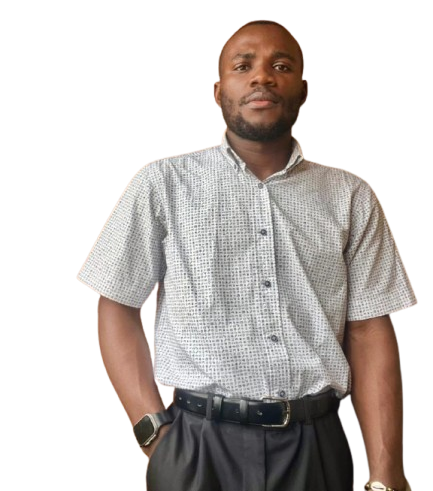
#> input picture entree/henri2.png, 433 x 491 px, found by its file name
$ python tp6_region_growing.py
#> lines starting #> are read from the running program, lines starting #| are printed output that depends on the picture; after the words box and inside, x2 and y2 are one past the last pixel; in counts of white or black regions, pixels touching at a corner belong together
"""
Region growing segmentation starting from a seed point.
"""
import numpy as np
from PIL import Image
import matplotlib.pyplot as plt
import os
from collections import deque


output_dir = 'Chap6/sortie'
if not os.path.exists(output_dir):
    os.makedirs(output_dir)


img = Image.open('entree/henri2.png').convert('L')
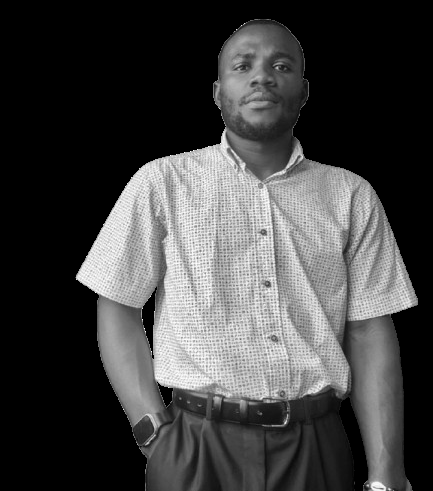
#> img: PIL image 433x491 L; min 0, max 255, mean 66.9
img_array = np.array(img).astype(np.int16)
H, W = img_array.shape
#> H = 491; W = 433


seed = (H // 2, W // 2)
#> seed = (245, 216)
tol = 20


visited = np.zeros((H, W), dtype=bool)
region = np.zeros((H, W), dtype=np.uint8)
queue = deque([seed])
visited[seed] = True
region[seed] = 255

initial_val = img_array[seed]
#> initial_val = 153
count = 1
running_mean = float(initial_val)
#> running_mean = 153

print(f"Applying Region Growing from seed {seed} with tolerance {tol}...")
#> (printed output is left out)


while queue:
    curr_x, curr_y = queue.popleft()


    for di in [-1, 0, 1]:
        for dj in [-1, 0, 1]:
            if di == 0 and dj == 0: continue
            ni, nj = curr_x + di, curr_y + dj

            if 0 <= ni < H and 0 <= nj < W and not visited[ni, nj]:

                if abs(img_array[ni, nj] - running_mean) < tol:
                    visited[ni, nj] = True
                    region[ni, nj] = 255
                    queue.append((ni, nj))

                    running_mean = (running_mean * count + img_array[ni, nj]) / (count + 1)
                    count += 1
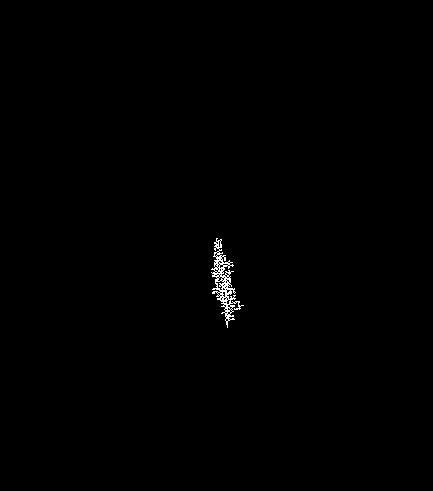
#> region: shape (491, 433); 0.36% white in thin lines or dots, all inside (x1, y1, x2, y2) = (211, 238, 244, 328)
#> after the loop, count = 759; running_mean = 158.8


output_path = os.path.join(output_dir, 'output_tp6_region_growing.png')
Image.fromarray(region).save(output_path)


plt.figure(figsize=(10, 5))

plt.subplot(1, 2, 1)
plt.imshow(img_array, cmap='gray')
plt.scatter(seed[1], seed[0], color='red', s=50, label='Seed')
plt.title('Original Image')
plt.legend()
plt.axis('off')

plt.subplot(1, 2, 2)
plt.imshow(region, cmap='gray')
plt.title('Grown Region')
plt.axis('off')

plt.suptitle('TP6: Region Growing Segmentation')
plt.tight_layout()
plt.show()
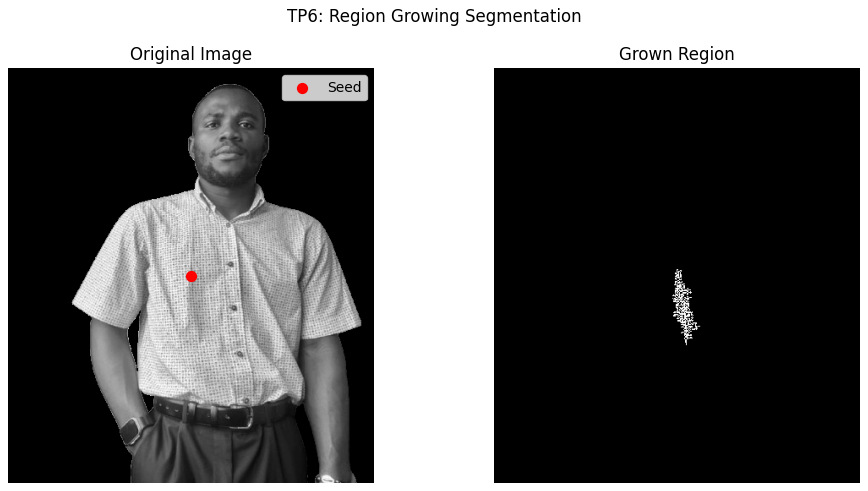
#> figure drawn by matplotlib, 2 panels

$ run again, with entree/henri1.png copied over entree/henri2.png
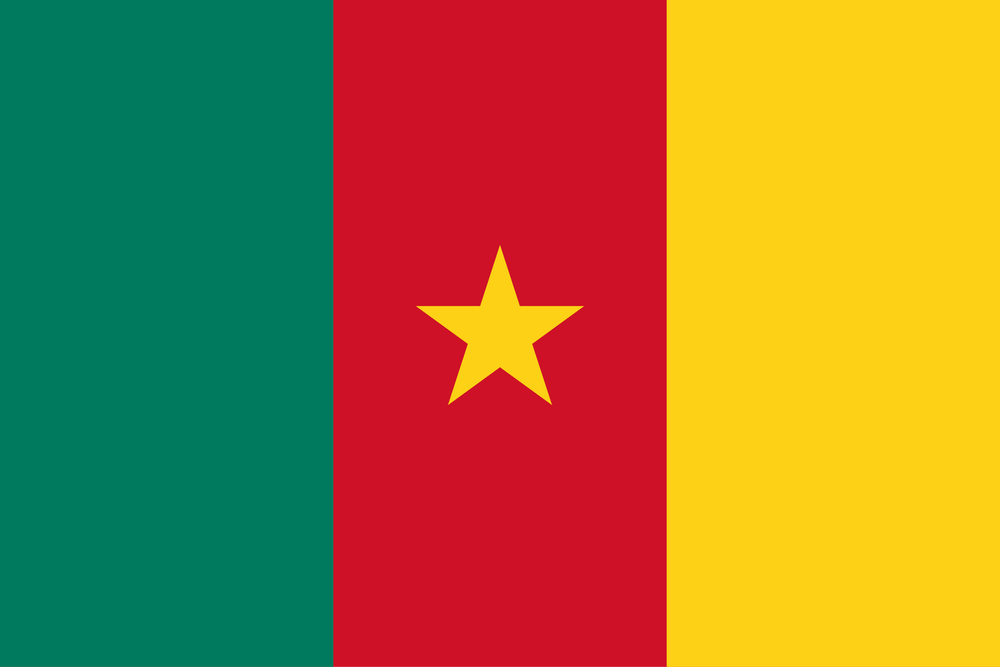
#> input picture entree/henri1.png, 1000 x 667 px, shrunk from 2560 x 1707 before the run, found by its file name
#> initial_val = 201
#> (printed output is left out)
#> after the loop `while queue:`:
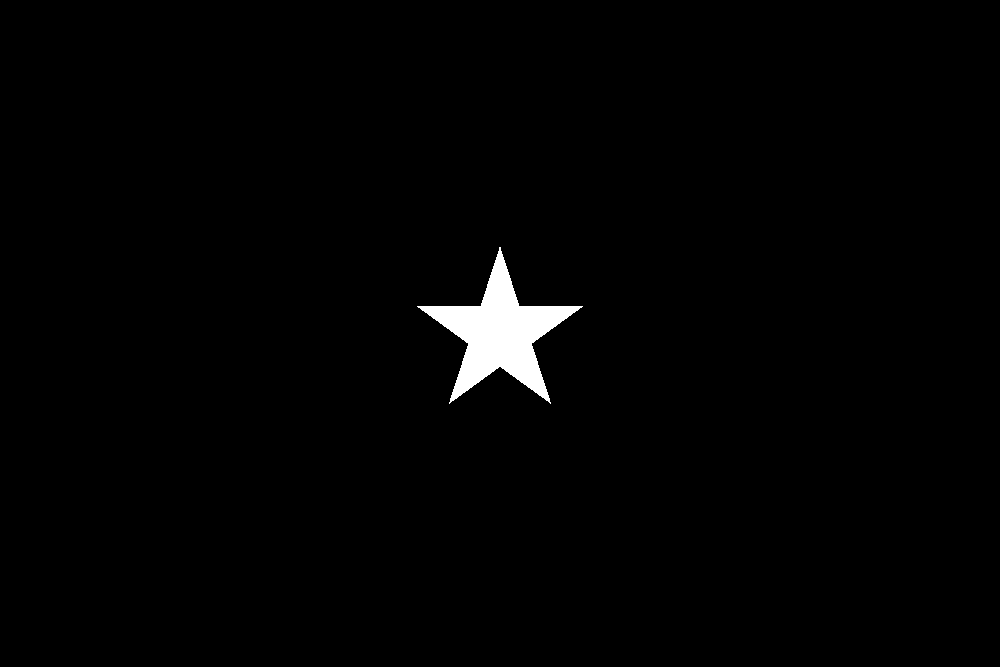
#> region: shape (667, 1000); 1.3% white; 1 white region, box (x1, y1, x2, y2) and area: (417, 247, 583, 404) 8643
#> after the loop `while queue:`: count = 8643; running_mean = 200.8
#> `plt.show()`:
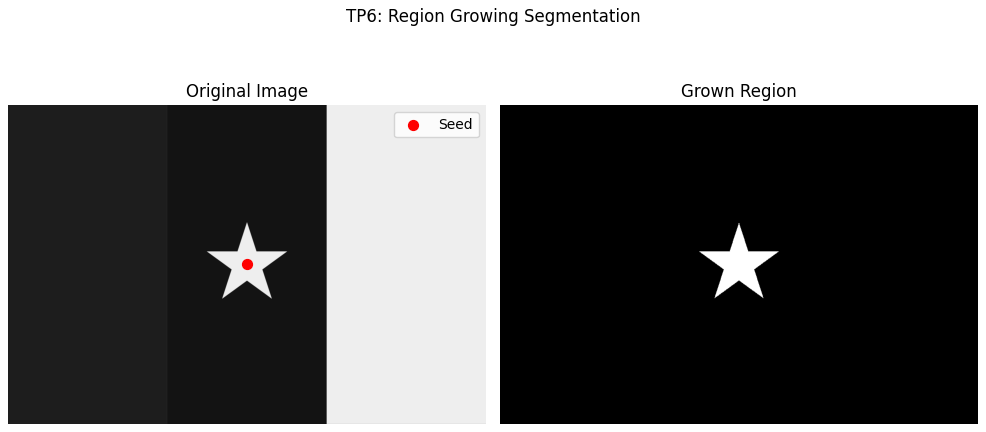
#> figure drawn by matplotlib, 2 panels

$ run again, with entree/henri3.png copied over entree/henri2.png
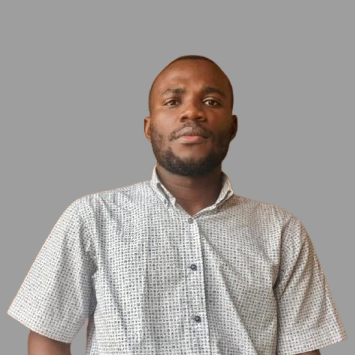
#> input picture entree/henri3.png, 355 x 355 px, found by its file name
#> initial_val = 120
#> (printed output is left out)
#> after the loop `while queue:`:
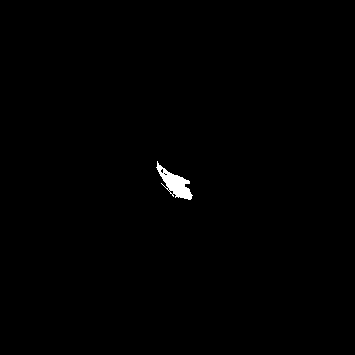
#> region: shape (355, 355); 0.45% white; 1 white region, box (x1, y1, x2, y2) and area: (156, 161, 193, 200) 573
#> after the loop `while queue:`: count = 573; running_mean = 106.6
#> `plt.show()`:
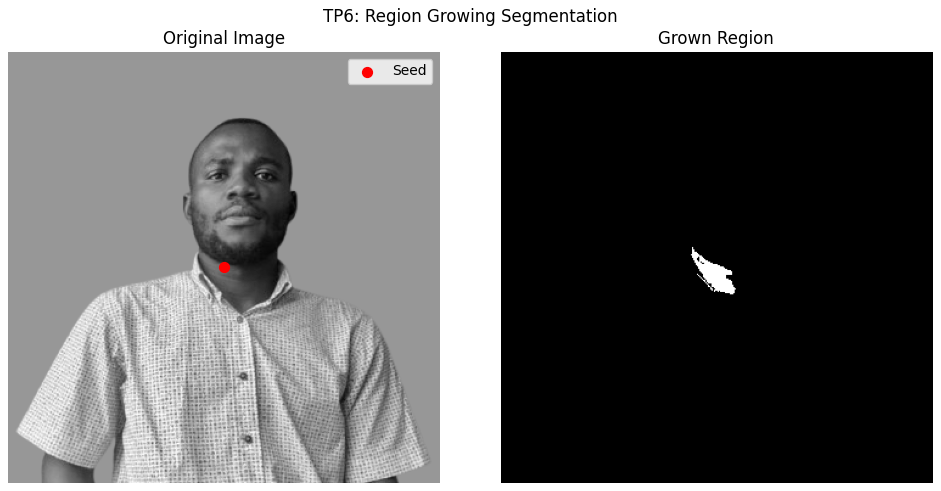
#> figure drawn by matplotlib, 2 panels
